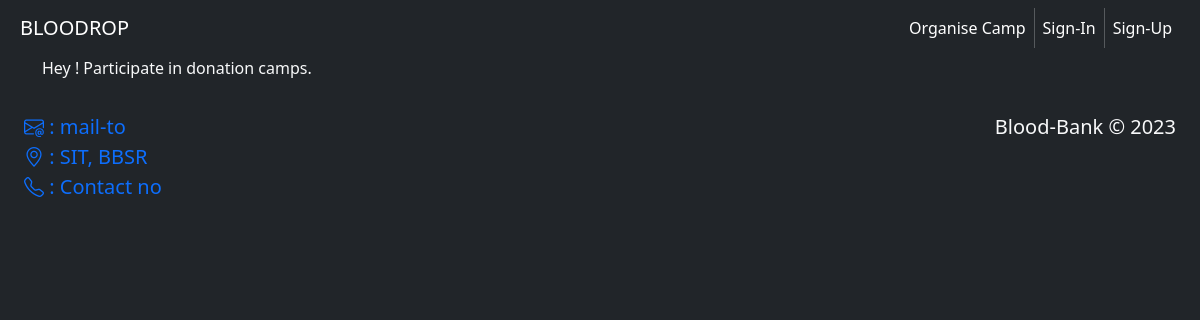
Before: /doner/participation/mohansaip2001@gmail.com with the older database file.
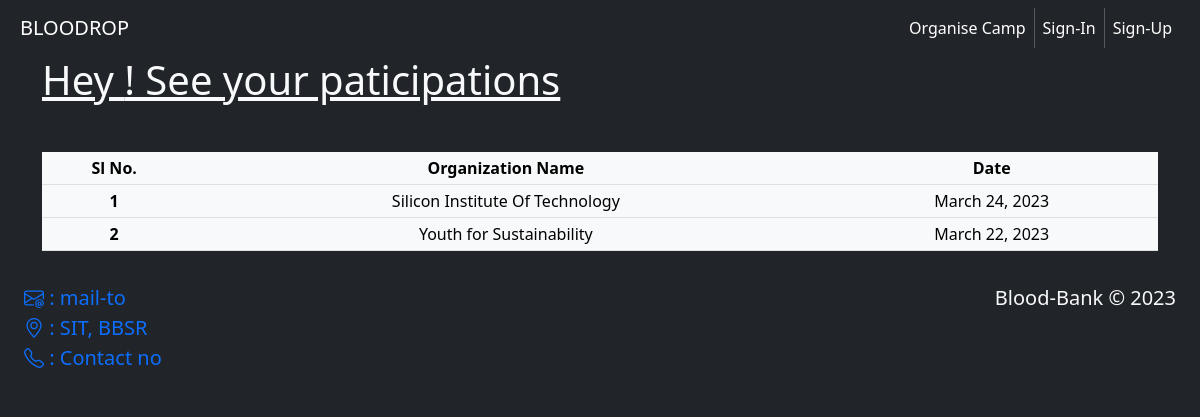
After: the same page with the newer database file.
### donationcamp/models.py (models this page shows)
class organizerDetails(models.Model):
    organizationName = models.CharField(max_length=100)
    organizerName = models.CharField(max_length=100)
    email = models.EmailField()
    date = models.DateField()
    description = models.TextField()
    password = models.IntegerField()

### doner/views.py (the view)
# urls.py: path('participation/<str:user_email>',views.participation,name='doner_participation'),
def participation(request, user_email):
    donations = donerDetails.objects.filter(email = user_email)
    organizers = []
    for d in donations:
        organizer = organizerDetails.objects.get(id = d.organizerId.id)
        organizers.append(organizer)
    context = {
        'range':range(1,len(organizers)+1),
        'camps':organizers,
    }
    return render(request,'doner/participation.html',context)

### donationcamp/templatetags/custom_template.py (called while the page is built)
@register.filter(name="custom_zip")
def custom_zip(a,b):
    return zip(a,b)

### templates/doner/participation.html
{% extends 'base.html' %}
{% load custom_template %}
{% block content %}
<div class="container">
    {% if camps %}
    <h1 class="text-light"><u>Hey {{ user.first_name }}! See your paticipations</u></h1>
    <table class="mt-5 table table-light table-sm table-hover text-center">
        <thead>
            <tr>
                <th>Sl No.</th>
                <th>Organization Name</th>
                <th>Date</th>
            </tr>
        </thead>
        {% for i,c in range|custom_zip:camps %}
        <tbody>
            <tr>
                <th>{{i}}</th>
                <td>{{c.organizationName}}</td>
                <td>{{c.date}}</td>
            </tr>
        </tbody>
        {% endfor %}
    </table>
    {% else %}
    <p class="text-light">Hey {{ user.first_name }}! Participate in donation camps.</p>
    {% endif %}
</div>
{% endblock content %}

Changed rows visible on the page:
added organizerDetails: id "1", organizationName "Silicon Institute Of Technology", date "March 24, 2023"
added organizerDetails: i "2", organizationName "Youth for Sustainability", date "March 22, 2023"
Other visible differences:
text no longer shown: "! Participate in donation camps."
text now shown: "! See your paticipations Sl No. Organization Name Date"
